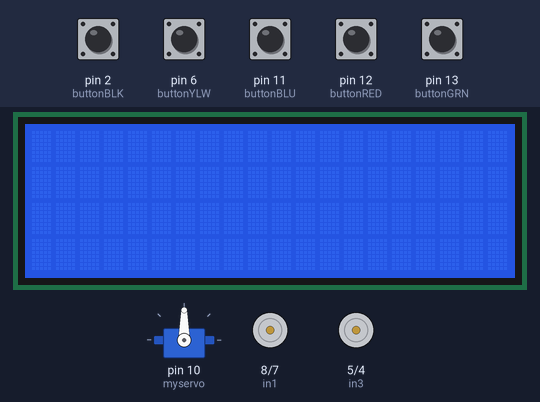
Bench run of a sketch on a simulated Arduino Uno, built with avr-gcc and run on an emulated ATmega328P. Shown: servo, 20×4 character LCD, motor-driver pin pairs drawn as motors (green arrow = first pin HIGH = forward, orange = second pin HIGH = backward, longer = more drive, scaled by the enable pin). The test bench sets the inputs (shaded band); at power-on: pin 2 (buttonBLK), pin 6 (buttonYLW), pin 11 (buttonBLU), pin 12 (buttonRED), pin 13 (buttonGRN) HIGH.

Above: at 1.2 s.
1.3 s: pin 11 (buttonBLU) pulled LOW for 0.15 s
At 1.9 s:
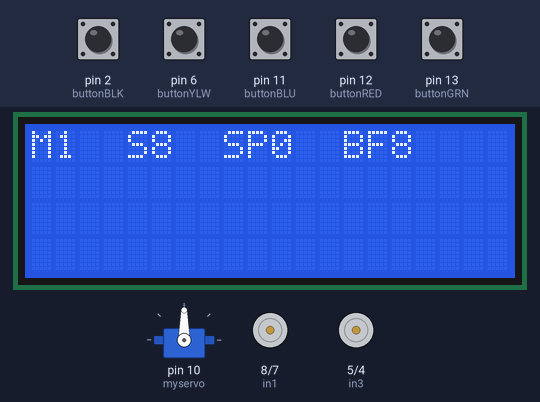
2.9 s: pin 2 (buttonBLK) pulled LOW for 0.15 s
At 3.6 s:
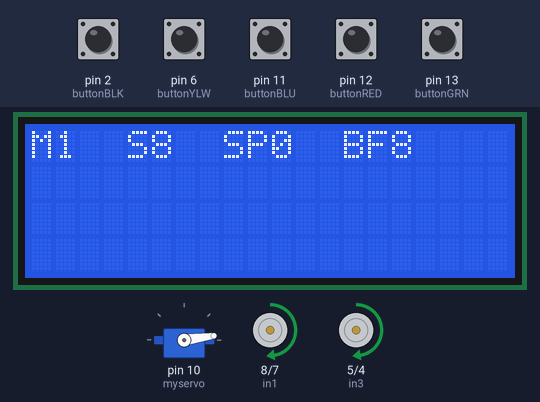
4.5 s: pin 2 (buttonBLK) pulled LOW for 1 s
At 4.8 s:
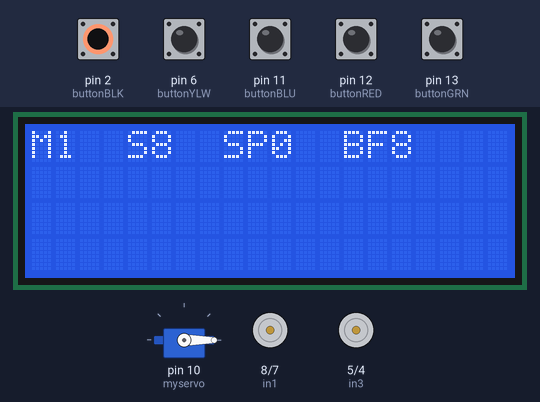
Timing chart, 0 to 7.5 s (numbered marks = the images above; inputs shaded):
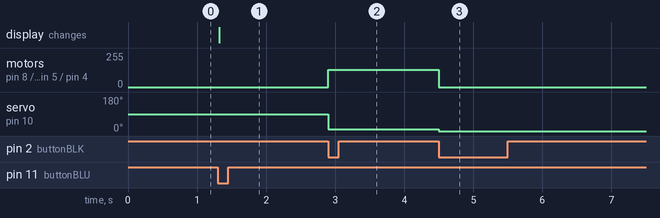

Measured:
- after the input at 1.3 s, the display: changes at once (image 1)
- after the input at 2.9 s, motor on pin 8 (in1) / pin 7 (in2), motor on pin 5 (in3) / pin 4 (in4): stopped → forward 128/255 at once; servo on pin 10 (myservo): 90° → 8° at once
- after the input at 4.5 s, motor on pin 8 (in1) / pin 7 (in2), motor on pin 5 (in3) / pin 4 (in4): forward 128/255 → stopped at once; servo on pin 10 (myservo): 8° → 0° at once

The sketch:

Ping_pong_V4_copy_20251201101249.ino
```cpp
#include <Wire.h>
#include <LiquidCrystal_I2C.h>
#include <Button.h>
#include <Servo.h>

Servo myservo;
LiquidCrystal_I2C lcd(0x27,20,4);  // set the LCD address to 0x27 for a 20 chars and 4 line display
Button buttonRED(12);
Button buttonBLU(11);
Button buttonGRN(13);
Button buttonBLK(2);
Button buttonYLW(6);

int enA = 9;
int in1 = 8;
int in2 = 7;

int enB = 3;
int in3 = 5;
int in4 = 4;

bool BLK_state = false;
int speed = 8;
int spin_value = 0;
int ball_freq = 8;
int mode_value = 1;

void Motor_Speed(int speed_value, int spin)
{

  if (spin  < 0)
  {
     analogWrite(enA, (speed_value * 16) - (spin * 16));
    analogWrite(enB, speed_value * 16);
    digitalWrite(in1, HIGH);
    digitalWrite(in2, LOW);
    digitalWrite(in3, HIGH);
    digitalWrite(in4, LOW);
  }
  else if (spin >= 0)
  {
    analogWrite(enA, speed_value * 16);
    analogWrite(enB, (speed_value * 16) - (spin * 16));
    digitalWrite(in1, HIGH);
    digitalWrite(in2, LOW);
    digitalWrite(in3, HIGH);
    digitalWrite(in4, LOW);
  }
}

void Servo_Motor(int ball)
{
 myservo.write(ball);
 //delay(250)
}

void power(int SPD, int SPN, int BAL, bool state)
{
  if(state)
  {
    Motor_Speed(SPD, SPN);
    Servo_Motor(BAL);
  }
  else
  {
    Motor_Speed(0, 0);
    Servo_Motor(0);
  }
}
void Display_Change(int mde, int val)
{
  lcd.clear();
  lcd.setCursor(0,0);
  String to_print = "";
  switch(mde)
  {
    String to_Print = "";
    case 1:
        to_print = "Speed\n" + String(val);
    case 2:
      to_print = "Spin\n" + String(val);
    case 3:
      to_print = "Ball Frequency\n" + String(val);
  }
  lcd.print(to_print);
}

void setup()
{
  myservo.attach(10);
  lcd.init();
  buttonRED.begin();
  buttonBLU.begin();
  buttonGRN.begin();
  buttonYLW.begin();
  buttonBLK.begin();
  lcd.backlight();
  pinMode(enA, OUTPUT);
  pinMode(enB, OUTPUT);
  pinMode(in1, OUTPUT);
  pinMode(in2, OUTPUT);
  pinMode(in3, OUTPUT);
  pinMode(in4, OUTPUT);

  // Turn off motors - Initial state
  digitalWrite(in1, LOW);
  digitalWrite(in2, LOW);
  digitalWrite(in3, LOW);
  digitalWrite(in4, LOW);

}
//mode yellow blue
//value red green

void loop()
{
if (buttonBLK.pressed())
{
  BLK_state = !BLK_state;
  power(speed, spin_value, ball_freq, BLK_state);
}
if (buttonYLW.pressed())
{
  if (mode_value > 1)
  {
    --mode_value;
  }
}
if (buttonBLU.pressed())
{
  if (mode_value < 3)
  {
    ++mode_value;
  }
}
if (buttonRED.pressed())
{
  switch(mode_value)
  {
    case 1:
      if (speed > 0)
      {
        --speed;
      }
      break;
    case 2:
      if (spin_value > -16)
      {
        spin_value--;
      }
      break;
    case 3:
      if (ball_freq > 0)
      {
        ball_freq--;
      }
      break;
  }
}
if (buttonGRN.pressed())
{
  switch(mode_value)
  {
    case 1:
      if (speed < 16)
      {
        ++speed;
      }
      break;
    case 2:
      if (spin_value < 16)
      {
        spin_value++;
      }
      break;
    case 3:
      if (ball_freq < 16)
      {
        ball_freq++;
      }
      break;
  }
}
 /* switch(mode_value)
  {
    case 1:
    Display_Change(mode_value, speed);
    case 2:
    Display_Change(mode_value, spin_value);
    case 3:
    Display_Change(mode_value, ball_freq);
    default:
    lcd.print("failure \ndisplay_change");
  }
  */
    if(buttonGRN.pressed() || buttonYLW.pressed() || buttonRED.pressed() || buttonBLU.pressed())
    {
    lcd.clear();
    lcd.setCursor(0,0);
    lcd.print("M" + String(mode_value) + "  S" + String(speed) + "  SP" + String(spin_value) + "  BF" + String(ball_freq));
    }

}
```
